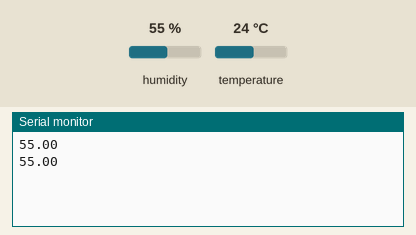
Bench run of a sketch on a simulated Arduino Uno, built with avr-gcc and run on an emulated ATmega328P. Parts: the last lines printed to the serial monitor. Wiring (inferred from the names in the program): DHT11 sensor: data pin 2. The inputs (shaded band) are chosen by the test bench; at power-on: humidity 55 %, temperature 24 °C.

Above: at 5.3 s.
5.4 s: humidity set to 22 %
At 8.0 s:
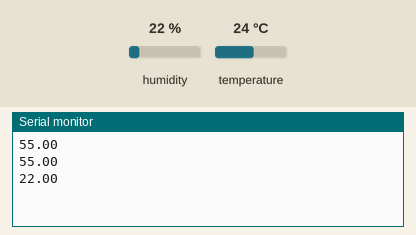
8.8 s: humidity set to 40 %
At 10.0 s:
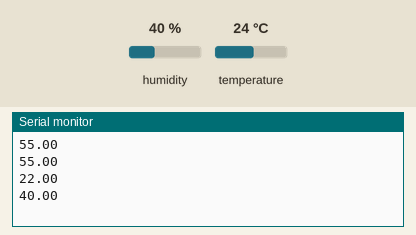
Timing chart, 0 to 11.8 s (numbered marks = the images above; inputs shaded):
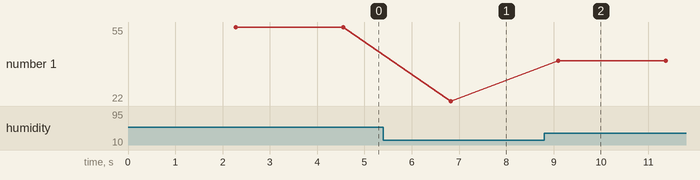

The sketch:

DHT11_tester.ino
```cpp
// Example testing sketch for various DHT humidity/temperature sensors
// Written by ladyada, public domain

#include "DHT.h"
#define DHTPIN 2     // what digital pin we're connected to
#define DHTTYPE DHT11   // DHT 11
DHT dht(DHTPIN, DHTTYPE);

void setup() {
  Serial.begin(9600);
  dht.begin();
}

void loop() {
  delay(2000);

  float h = dht.readHumidity();
  float t = dht.readTemperature();

  if (isnan(h) || isnan(t)) {
    Serial.println("Failed to read from DHT sensor!");
    return;
  }

  Serial.println(h);
}
```

Measured:
- after the input at 5.4 s, the serial monitor: prints a new line after 1.4 s (image 1)
- after the input at 8.8 s, the serial monitor: prints a new line after 0.30 s (image 2)
- plotted number 1: 55 → 22 after the input at 5.4 s, 22 → 40 after the input at 8.8 s
